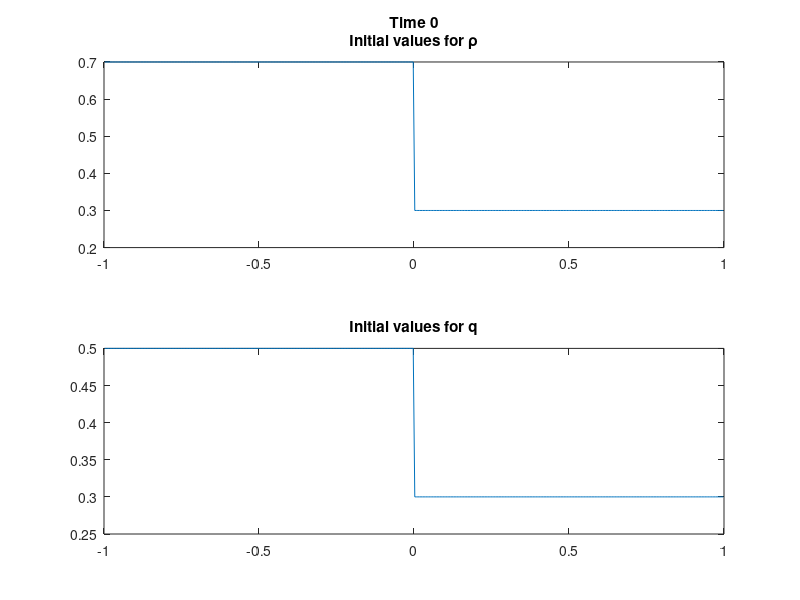

MATLAB code to generate this figure: (Note: this script raises an error after producing the figure.)
%GodunovSplitting for the system: 
%   dtP + 1/H*dx((1-P)^H*Z) = 0
%   dtZ + dxZ               = -1/epsilon(Z-H*F(P)/((1-P)^H))
%the PDE is solved with GodunovScheme
%   dtP + dxQ                           = 0
%   dtQ + HQ/(1-P)dxP + (1-HQ/(1-P))dxQ = 0
%for the ODE we take the resulting Q to get Z
%   Z = HQ/((1-P)^H)
%the ODE:
%   dtP = 0
%   dtZ = -1/epsilon*(Z-H*F(P)/((1-P)^H))
%We have to distinguish two cases
%epsilon=0:
%   Z = H*F(p)/((1-p)^H)
%for epsilon > 0 we can solve the ODE and get
%   Z(t) = exp(-dt/epsilon)(Z0 + epsilon*C*exp(dt/epsilon)-epsilon*C)
%with C = H*F(P)/(epsilon*(1-P)^H)

%Setting the model-parameters
%H >= 1, shouldn't be choosen to large since it's the distance in the 
%Taylor approximation
H = 1;
%for epsilon->0 the model should behave like the LWR-model, epsilon is
%allowed to be zero
epsilon = 0.1;

%Setting the parameters for the numerical method
%number of cells
N = 400;
%the intervall
a = -1;
b = 1;
%cell size
dx = (b-a)/N;
%cell vector
x = (a+dx/2:dx:b-dx/2);

%Set the initial values
u0 = ones(2,N);
u0(1,1:floor(N/2)) = 0.7*ones(1,floor(N/2));
u0(1,floor(N/2)+1:N) = 0.3*ones(1,N-floor(N/2));
u0(2,1:floor(N/2)) = 0.5*ones(1,floor(N/2));
u0(2,floor(N/2)+1:N) = 0.3*ones(1,N-floor(N/2));

t = 0;

%Plot the initial data
figure
%plot for p
plot_p = subplot(2,1,1);
plot(plot_p,x,u0(1,:),'-')
title(plot_p,{['Time ',num2str(t)];'Initial values for \rho'})
%plot for q
plot_q = subplot(2,1,2);
plot(plot_q,x,u0(2,:),'-');
title(plot_q,'Initial values for q')
%since the values for q and p are between zero and one we can fix the axes
axis([plot_p,plot_q],[a b 0 0.8])
pause
i=0;

u = u0;
while t <0.5
    i = i+1;
    %solving the homogenous PDE
    dt = get_dt(H,u,dx);
    u_star = godunovStep(u,dt,dx,H);
    t = t+dt;
    
    %solving the inhomogenous ODE 
    p = u_star(1,:);
    q_star = u_star(2,:);
    C = H*p./((1-p).^(H-1));
    z0 = H*q_star./((1-p).^H);
    if epsilon == 0 
        z = H*C;
    else
        z = exp(-1/epsilon*dt).*(z0 + C.*exp(1/epsilon*dt) - C);
    end
    q = 1/H*(1-p).^H.*z;
    t = t + dt;
    
    %putting together the solution
    u = [p;q];
    
    %plot the solution at the current time
    plot_p = subplot(2,1,1);
    plot(plot_p,x,u(1,:),'-');
    title(plot_p,{['Time ',num2str(t)];'Values for \rho'})
    plot_q = subplot(2,1,2);
    plot(plot_q,x,u(2,:),'-');
    title(plot_q,'Values for q')
    axis([plot_p,plot_q],[a b 0 0.8])
    pause(2*dt);
    
end
    
